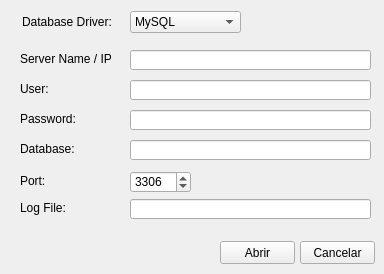
<?xml version="1.0" encoding="UTF-8"?>
<ui version="4.0">
 <class>ConfigConnection</class>
 <widget class="QDialog" name="ConfigConnection">
  <property name="windowModality">
   <enum>Qt::WindowModal</enum>
  </property>
  <property name="geometry">
   <rect>
    <x>0</x>
    <y>0</y>
    <width>384</width>
    <height>274</height>
   </rect>
  </property>
  <property name="acceptDrops">
   <bool>true</bool>
  </property>
  <property name="windowTitle">
   <string>Dialog</string>
  </property>
  <property name="modal">
   <bool>true</bool>
  </property>
  <widget class="QLabel" name="label_3">
   <property name="geometry">
    <rect>
     <x>20</x>
     <y>81</y>
     <width>91</width>
     <height>16</height>
    </rect>
   </property>
   <property name="font">
    <font>
     <family>Tahoma</family>
     <pointsize>9</pointsize>
    </font>
   </property>
   <property name="text">
    <string>User:</string>
   </property>
  </widget>
  <widget class="QLineEdit" name="edtDatabase">
   <property name="geometry">
    <rect>
     <x>130</x>
     <y>140</y>
     <width>241</width>
     <height>20</height>
    </rect>
   </property>
   <property name="echoMode">
    <enum>QLineEdit::Normal</enum>
   </property>
  </widget>
  <widget class="QLabel" name="label_6">
   <property name="geometry">
    <rect>
     <x>20</x>
     <y>141</y>
     <width>91</width>
     <height>16</height>
    </rect>
   </property>
   <property name="font">
    <font>
     <family>Tahoma</family>
     <pointsize>9</pointsize>
    </font>
   </property>
   <property name="text">
    <string>Database:</string>
   </property>
  </widget>
  <widget class="QLabel" name="label_5">
   <property name="geometry">
    <rect>
     <x>20</x>
     <y>173</y>
     <width>91</width>
     <height>16</height>
    </rect>
   </property>
   <property name="font">
    <font>
     <family>Tahoma</family>
     <pointsize>9</pointsize>
    </font>
   </property>
   <property name="text">
    <string>Port:</string>
   </property>
  </widget>
  <widget class="QLabel" name="label_4">
   <property name="geometry">
    <rect>
     <x>20</x>
     <y>111</y>
     <width>91</width>
     <height>16</height>
    </rect>
   </property>
   <property name="font">
    <font>
     <family>Tahoma</family>
     <pointsize>9</pointsize>
    </font>
   </property>
   <property name="text">
    <string>Password:</string>
   </property>
  </widget>
  <widget class="QPushButton" name="btnCancel">
   <property name="geometry">
    <rect>
     <x>300</x>
     <y>241</y>
     <width>75</width>
     <height>23</height>
    </rect>
   </property>
   <property name="layoutDirection">
    <enum>Qt::LeftToRight</enum>
   </property>
   <property name="text">
    <string>Cancelar</string>
   </property>
   <property name="icon">
    <iconset resource="../resources/Resources.qrc">
     <normaloff>:/icons/Cancel.png</normaloff>:/icons/Cancel.png</iconset>
   </property>
   <property name="autoDefault">
    <bool>false</bool>
   </property>
  </widget>
  <widget class="QLineEdit" name="edtUsuario">
   <property name="geometry">
    <rect>
     <x>130</x>
     <y>80</y>
     <width>241</width>
     <height>20</height>
    </rect>
   </property>
  </widget>
  <widget class="QSpinBox" name="sbPorta">
   <property name="geometry">
    <rect>
     <x>130</x>
     <y>171</y>
     <width>61</width>
     <height>22</height>
    </rect>
   </property>
   <property name="maximum">
    <number>50000</number>
   </property>
   <property name="value">
    <number>3306</number>
   </property>
  </widget>
  <widget class="QLabel" name="label_2">
   <property name="geometry">
    <rect>
     <x>20</x>
     <y>51</y>
     <width>91</width>
     <height>16</height>
    </rect>
   </property>
   <property name="font">
    <font>
     <family>Tahoma</family>
     <pointsize>9</pointsize>
    </font>
   </property>
   <property name="text">
    <string>Server Name / IP:</string>
   </property>
  </widget>
  <widget class="QLabel" name="label">
   <property name="geometry">
    <rect>
     <x>22</x>
     <y>14</y>
     <width>91</width>
     <height>16</height>
    </rect>
   </property>
   <property name="font">
    <font>
     <family>Tahoma</family>
     <pointsize>9</pointsize>
    </font>
   </property>
   <property name="text">
    <string>Database Driver:</string>
   </property>
  </widget>
  <widget class="QLineEdit" name="edtServer">
   <property name="geometry">
    <rect>
     <x>130</x>
     <y>50</y>
     <width>241</width>
     <height>20</height>
    </rect>
   </property>
  </widget>
  <widget class="QLineEdit" name="edtSenha">
   <property name="geometry">
    <rect>
     <x>130</x>
     <y>110</y>
     <width>241</width>
     <height>20</height>
    </rect>
   </property>
   <property name="echoMode">
    <enum>QLineEdit::PasswordEchoOnEdit</enum>
   </property>
  </widget>
  <widget class="QPushButton" name="btnOk">
   <property name="geometry">
    <rect>
     <x>220</x>
     <y>241</y>
     <width>75</width>
     <height>23</height>
    </rect>
   </property>
   <property name="text">
    <string>Abrir</string>
   </property>
   <property name="icon">
    <iconset resource="../resources/Resources.qrc">
     <normaloff>:/icons/Ok.png</normaloff>:/icons/Ok.png</iconset>
   </property>
   <property name="autoDefault">
    <bool>false</bool>
   </property>
  </widget>
  <widget class="QComboBox" name="comboBox">
   <property name="geometry">
    <rect>
     <x>130</x>
     <y>11</y>
     <width>111</width>
     <height>22</height>
    </rect>
   </property>
   <item>
    <property name="text">
     <string>MySQL </string>
    </property>
    <property name="icon">
     <iconset resource="../resources/Resources.qrc">
      <normaloff>:/icons/1444503647_mysql-2048-black.png</normaloff>:/icons/1444503647_mysql-2048-black.png</iconset>
    </property>
   </item>
  </widget>
  <widget class="QLineEdit" name="edtLogFilePath">
   <property name="geometry">
    <rect>
     <x>130</x>
     <y>199</y>
     <width>241</width>
     <height>20</height>
    </rect>
   </property>
   <property name="echoMode">
    <enum>QLineEdit::Normal</enum>
   </property>
  </widget>
  <widget class="QLabel" name="label_7">
   <property name="geometry">
    <rect>
     <x>20</x>
     <y>200</y>
     <width>91</width>
     <height>16</height>
    </rect>
   </property>
   <property name="font">
    <font>
     <family>Tahoma</family>
     <pointsize>9</pointsize>
    </font>
   </property>
   <property name="text">
    <string>Log File:</string>
   </property>
  </widget>
 </widget>
 <tabstops>
  <tabstop>comboBox</tabstop>
  <tabstop>edtServer</tabstop>
  <tabstop>edtUsuario</tabstop>
  <tabstop>edtSenha</tabstop>
  <tabstop>edtDatabase</tabstop>
  <tabstop>sbPorta</tabstop>
  <tabstop>btnOk</tabstop>
  <tabstop>btnCancel</tabstop>
 </tabstops>
 <resources>
  <include location="../resources/Resources.qrc"/>
 </resources>
 <connections/>
</ui>
